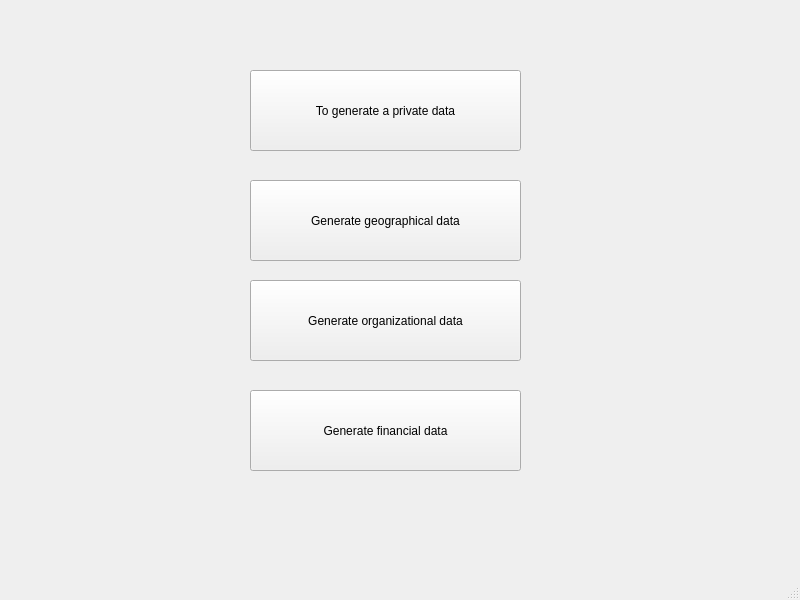
<?xml version="1.0" encoding="UTF-8"?>
<ui version="4.0">
 <class>MainWindow</class>
 <widget class="QMainWindow" name="MainWindow">
  <property name="geometry">
   <rect>
    <x>0</x>
    <y>0</y>
    <width>800</width>
    <height>600</height>
   </rect>
  </property>
  <property name="windowTitle">
   <string>Generation</string>
  </property>
  <widget class="QWidget" name="centralwidget">
   <widget class="QPushButton" name="pushButton_2">
    <property name="geometry">
     <rect>
      <x>250</x>
      <y>180</y>
      <width>271</width>
      <height>81</height>
     </rect>
    </property>
    <property name="text">
     <string>Generate geographical data</string>
    </property>
   </widget>
   <widget class="QPushButton" name="pushButton_3">
    <property name="geometry">
     <rect>
      <x>250</x>
      <y>280</y>
      <width>271</width>
      <height>81</height>
     </rect>
    </property>
    <property name="text">
     <string>Generate organizational data</string>
    </property>
   </widget>
   <widget class="QPushButton" name="pushButton_4">
    <property name="geometry">
     <rect>
      <x>250</x>
      <y>390</y>
      <width>271</width>
      <height>81</height>
     </rect>
    </property>
    <property name="text">
     <string>Generate financial data</string>
    </property>
   </widget>
   <widget class="QPushButton" name="pushButton">
    <property name="geometry">
     <rect>
      <x>250</x>
      <y>70</y>
      <width>271</width>
      <height>81</height>
     </rect>
    </property>
    <property name="text">
     <string>To generate a private data</string>
    </property>
   </widget>
  </widget>
  <widget class="QMenuBar" name="menubar">
   <property name="geometry">
    <rect>
     <x>0</x>
     <y>0</y>
     <width>800</width>
     <height>26</height>
    </rect>
   </property>
  </widget>
  <widget class="QStatusBar" name="statusbar"/>
 </widget>
 <resources/>
 <connections/>
</ui>
